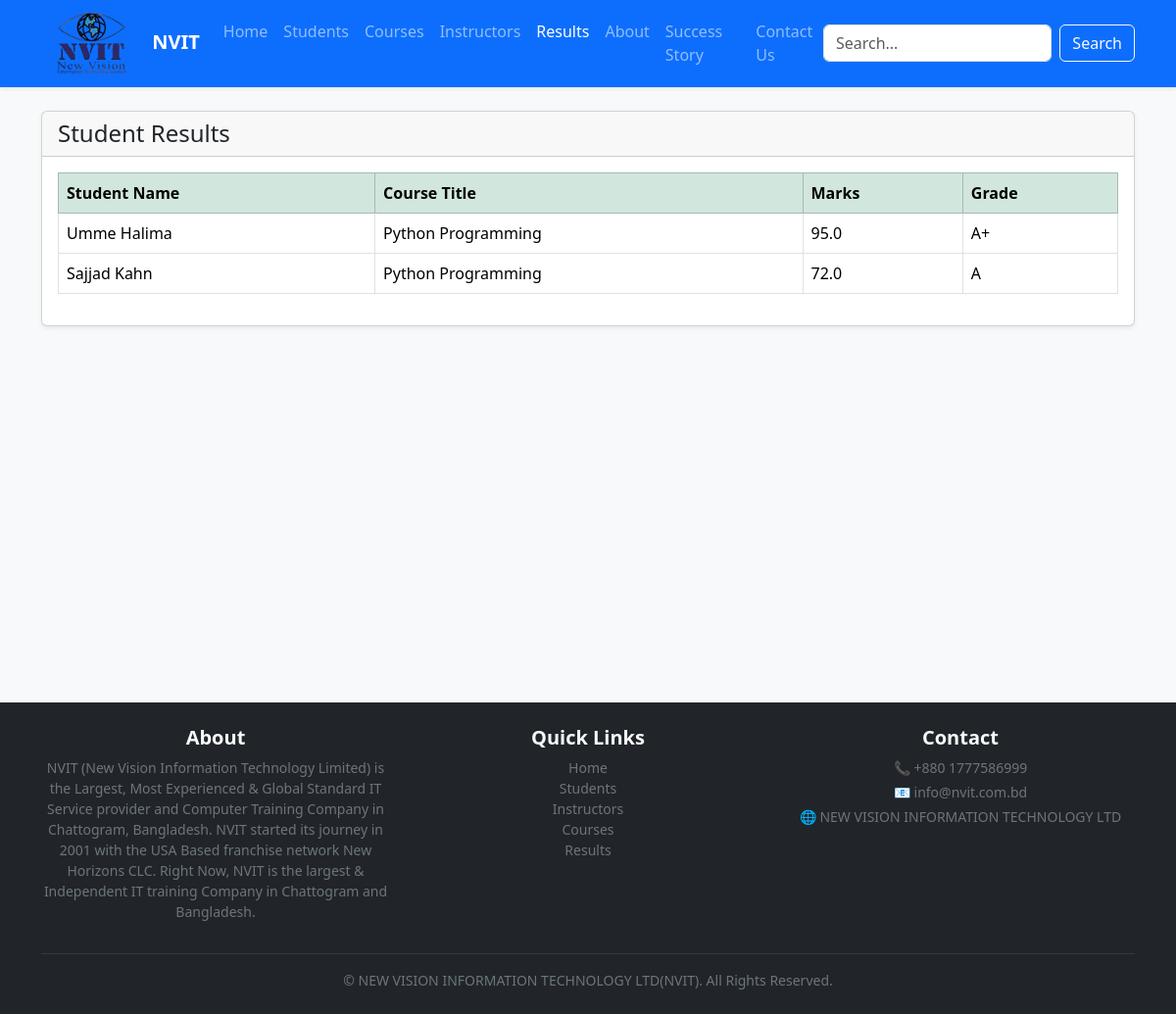
Page /result/ on the committed database.
### New_Vision/models.py (models this page shows, shortened)
class Result(models.Model):
    student = models.ForeignKey(Student, on_delete=models.CASCADE)
    course = models.ForeignKey(Course, on_delete=models.CASCADE)
    marks = models.FloatField()
    grade = models.CharField(max_length=5)

class Student(models.Model):
    sid = models.CharField(max_length=20, unique=True)
    name = models.CharField(max_length=100)
    email = models.EmailField(unique=True)
    phone = models.CharField(max_length=15)
    course = models.ForeignKey(Course, on_delete=models.CASCADE)
    picture = models.ImageField(upload_to='students/')

class Course(models.Model):
    code = models.CharField(max_length=10, unique=True)
    title = models.CharField(max_length=100)
    description = models.TextField(max_length=300)
    instructor = models.ForeignKey(Instructor, on_delete=models.CASCADE)
    picture = models.ImageField(upload_to='courses/')
    price=models.IntegerField()

### New_Vision/views.py (the view)
# urls.py: path('result/', views.result_list, name='result_list'),
def result_list(request):
    result=Result.objects.all()
    return render(request,'result_list.html',{'result':result})

### New_Vision/templates/result_list.html
{% extends 'base.html' %}
{% block content %}
<div class="card shadow-sm mb-5">
    <div class="card-header  text-white d-flex justify-content-between align-items-center">
      <h4 class="mb-0 text-dark" >Student Results</h4>
    </div>
    <div class="card-body">
      <table class="table table-hover table-bordered align-middle">
        <thead class="table-success">
          <tr>
            <th scope="col">Student Name</th>
            <th scope="col">Course Title</th>
            <th scope="col">Marks</th>
            <th scope="col">Grade</th>
          </tr>
        </thead>
        <tbody>
          {% for r in result %}
          <tr>
            <td>{{ r.student.name }}</td>
            <td>{{ r.course.title }}</td>
            <td>{{ r.marks }}</td>
            <td>{{ r.grade }}</td>
          </tr>
          {% empty %}
          <tr><td colspan="4" class="text-center text-muted">No Result found.</td></tr>
          {% endfor %}
        </tbody>
      </table>
    </div>
  </div>
<br><br><br><br><br><br><br><br><br><br><br>
{% endblock %}

### rows in the picture
Result: student.name "Umme Halima", course "Python Programming", marks "95.0", grade "A+"
Result: student.name "Sajjad Kahn", course "Python Programming", marks "72.0", grade "A"
